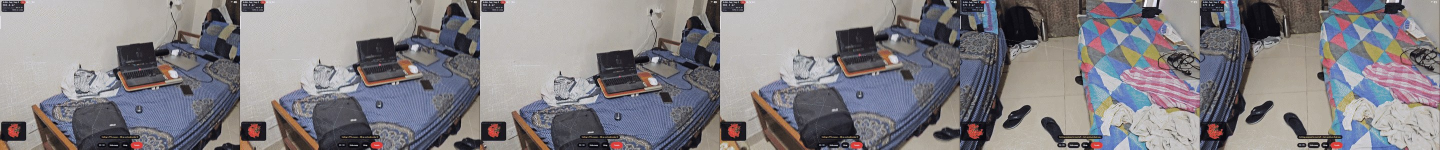
#> input picture pitch/img/_gifstrip.jpg, 2880 x 299 px (shown at 1/2 size)
$ python -i find_clicks.py   (imports and definitions only)
#> lines starting #> are read from the running program, lines starting #| are printed output that depends on the picture; after the words box and inside, x2 and y2 are one past the last pixel; in counts of white or black regions, pixels touching at a corner belong together
#> further down, picture is the input picture: shape (299, 2880, 3); mean B, G, R 132.4, 128, 131.1
"""Find every click in a rig recording: where the drawn cursor was, and when it pressed.

    .venv/Scripts/python.exe video_production/film/build/find_clicks.py raw/demo.mp4 out.json

The rig draws its own cursor (demo.py CURSOR_JS): a white arrow with a dark outline whose
tip is the pointer, and on every press a white ring that grows from the tip. This tracks
the arrow by template matching and reports a click wherever a ring appears around a
still cursor. Output: [{"t": seconds, "x": px, "y": px}] on the video's own clock.
"""
import json
import subprocess
import sys
from pathlib import Path

import cv2
import numpy as np

ROOT = Path(__file__).resolve().parents[4]
FFMPEG = str(ROOT / "tools/ffmpeg/ffmpeg-9.0.1-essentials_build/bin/ffmpeg_real.exe")
W, H, FPS = 1920, 1080, 60

# the cursor as demo.py draws it, tip at (3, 2) of a 24 px box
POLY = [(3, 2), (3, 19), (7.6, 14.8), (10.6, 21.6), (13.6, 20.3), (10.7, 13.6), (17, 13.6)]


def template(scale=1.0):
    """The arrow at `scale` about its box centre (demo.py scales it to 0.86 while pressed)."""
#> called with scale = 1
    k = 8
    img = np.full((24 * k, 24 * k), 128, np.uint8)
    mask = np.zeros_like(img)
    poly = [(12 + (x - 12) * scale, 12 + (y - 12) * scale) for x, y in POLY]
    pts = (np.array(poly) * k).astype(np.int32)
    cv2.fillPoly(img, [pts], 255)
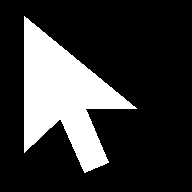
#> img: shape (192, 192); values 128 (black) and 255 (white), 21.8% white; 1 white region, box (x1, y1, x2, y2) and area: (24, 16, 137, 173) 8045
    cv2.polylines(img, [pts], True, 20, thickness=int(1.4 * k))
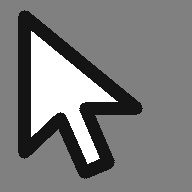
#> img: shape (192, 192); 17.76% of pixels changed, all inside (x1, y1, x2, y2) = (18, 10, 143, 179)
    cv2.fillPoly(mask, [pts], 255)
    cv2.polylines(mask, [pts], True, 255, thickness=int(1.4 * k))
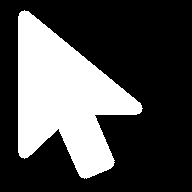
#> mask: shape (192, 192); 30.6% white; 1 white region, box (x1, y1, x2, y2) and area: (18, 10, 143, 179) 11273
    img = cv2.resize(img, (24, 24), interpolation=cv2.INTER_AREA)
    mask = cv2.resize(mask, (24, 24), interpolation=cv2.INTER_AREA)
    return img, (mask > 100).astype(np.uint8)


def frames(src, limit=None):
    lim = ["-t", str(limit)] if limit else []
    p = subprocess.Popen([FFMPEG, "-v", "error", *lim, "-i", str(src), "-f", "rawvideo", "-pix_fmt", "gray", "-"],
                         stdout=subprocess.PIPE, bufsize=W * H * 4)
    while True:
        b = p.stdout.read(W * H)
        if len(b) < W * H:
            return
        yield np.frombuffer(b, np.uint8).reshape(H, W)


def main(src, out, limit=None):
    tpl, mask = template()
    tpl_p, mask_p = template(0.86)
#> call 2 of template, with scale = 0.86
#> in template (call 2), `cv2.fillPoly(img, [pts], 255)`:
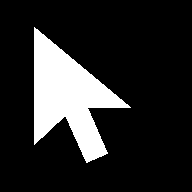
#> img: shape (192, 192); values 128 (black) and 255 (white), 16.3% white; 1 white region, box (x1, y1, x2, y2) and area: (34, 27, 131, 163) 6009
#> in template (call 2), `cv2.polylines(img, [pts], True, 20, thickness=int(1.4 * k))`:
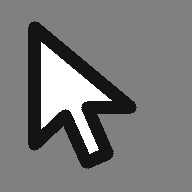
#> img: shape (192, 192); 15.18% of pixels changed, all inside (x1, y1, x2, y2) = (28, 21, 137, 169)
#> in template (call 2), `cv2.polylines(mask, [pts], True, 255, thickness=int(1.4 * k))`:
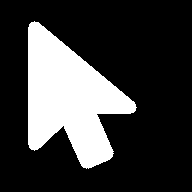
#> mask: shape (192, 192); 23.8% white; 1 white region, box (x1, y1, x2, y2) and area: (28, 21, 137, 169) 8790
    downs = []
    track = []
    ang = np.linspace(0, 2 * np.pi, 16, endpoint=False)
    hist = []                      # (x, y) per frame, None when lost
    prev = []                      # last few frames' ROIs for the ring test
    clicks, last_click = [], -1e9
    pos = None
    for i, f in enumerate(frames(src, limit)):
        # track: search near the last position, the whole frame when lost
        if pos is not None:
            x0, y0 = max(0, pos[0] - 160), max(0, pos[1] - 160)
            roi = f[y0:y0 + 320, x0:x0 + 320]
        else:
            x0, y0, roi = 0, 0, f
        found = None
        if roi.shape[0] >= 24 and roi.shape[1] >= 24:
            r = cv2.matchTemplate(roi, tpl, cv2.TM_CCORR_NORMED, mask=mask)
            _, score, _, loc = cv2.minMaxLoc(r)
            if score > 0.9:
                found = (x0 + loc[0] + 3, y0 + loc[1] + 2)
        if found is None and pos is not None:
            r = cv2.matchTemplate(f, tpl, cv2.TM_CCORR_NORMED, mask=mask)
            _, score, _, loc = cv2.minMaxLoc(r)
            if score > 0.9:
                found = (loc[0] + 3, loc[1] + 2)
        pos = found
        hist.append(found)
        if i % 3 == 0 and found is not None:
            track.append([round(i / FPS, 3), int(found[0]), int(found[1])])
        # the press: the arrow shrinks to 0.86 while the button is down
        pressed = False
        if found is not None:
            cx, cy = found
            x1, y1 = max(0, cx - 3 - 10), max(0, cy - 2 - 10)
            win = f[y1:y1 + 44, x1:x1 + 44]
            if win.shape[0] >= 24 and win.shape[1] >= 24:
                sn = cv2.minMaxLoc(cv2.matchTemplate(win, tpl, cv2.TM_CCORR_NORMED, mask=mask))[1]
                sp = cv2.minMaxLoc(cv2.matchTemplate(win, tpl_p, cv2.TM_CCORR_NORMED, mask=mask_p))[1]
                pressed = sp > sn + 0.002
        downs.append(pressed)
        if pressed and not any(downs[-6:-1]) and i - last_click > 12:
            clicks.append({"t": round(i / FPS, 3), "x": int(found[0]), "y": int(found[1])})
            last_click = i
        prev.append(f)
        if len(prev) > 4:
            prev.pop(0)
        if i % 3000 == 0:
            print(f"{i / FPS:6.1f}s  clicks {len(clicks)}", flush=True)
#> this loop made 0 passes
#> after the loop, clicks = []; downs = []; hist = []; last_click = -1e+09; prev = []; track = []
    Path(out).write_text(json.dumps(clicks, indent=0))
    Path(out).with_name(Path(out).stem + "-track.json").write_text(json.dumps(track))
    print(f"{len(clicks)} clicks -> {out}")


# [2 lines not run here, left out]

>>> import cv2
>>> picture = cv2.imread('../../../pitch/img/_gifstrip.jpg')
#> (the run stopped early here; a loop or call above may not have finished)
